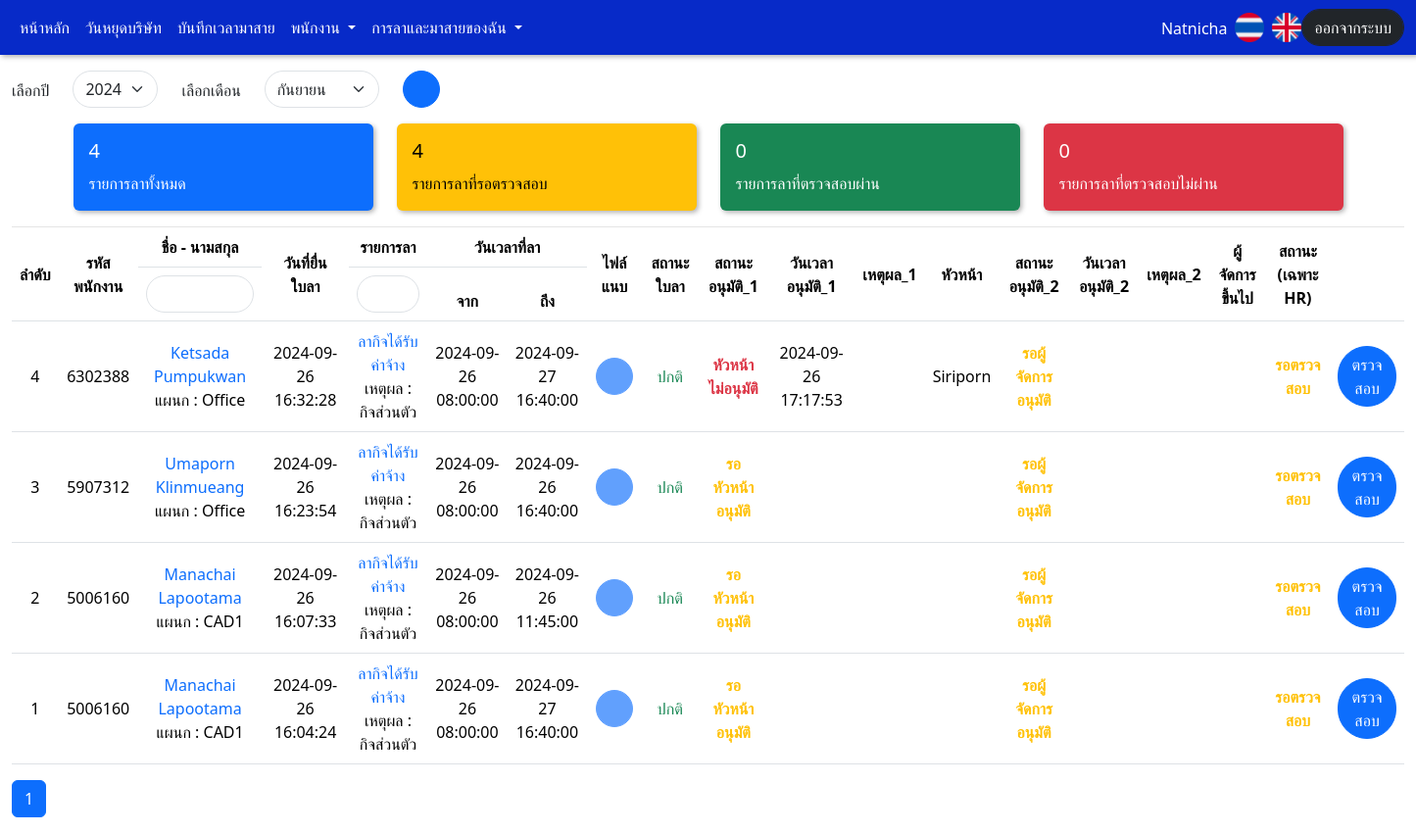
Page /admin/admin_dashboard.php (signed in) on the earlier database version.
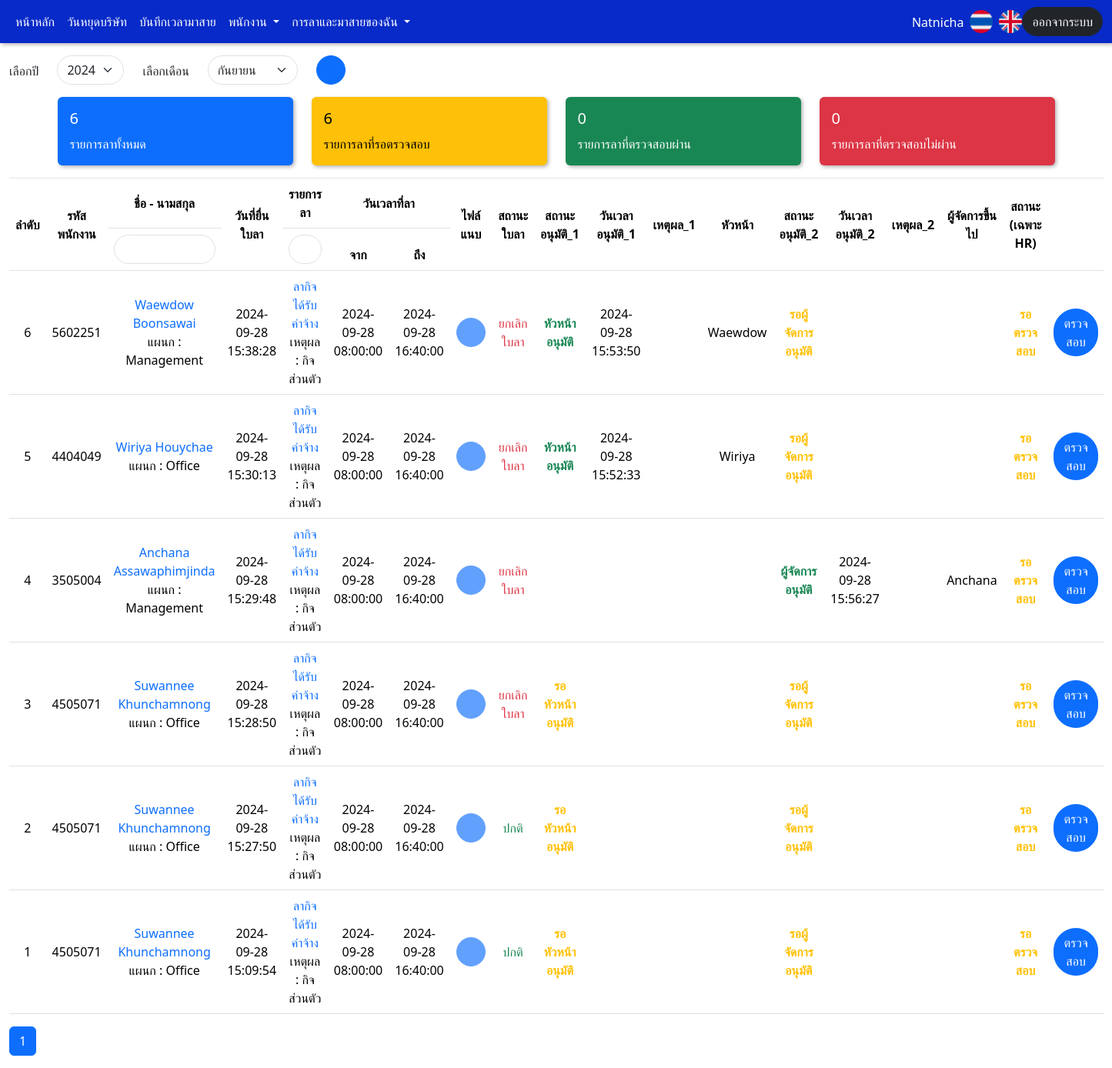
Same page on the later database version.
### tables this page shows
CREATE TABLE `session` (
  `s_id` int(11) NOT NULL,
  `s_usercode` varchar(10) DEFAULT NULL,
  `s_username` varchar(10) DEFAULT NULL,
  `s_password` varchar(10) DEFAULT NULL,
  `s_name` varchar(255) DEFAULT NULL,
  `s_department` varchar(15) DEFAULT NULL,
  `s_level` varchar(10) DEFAULT NULL,
  `s_workplace` varchar(10) DEFAULT NULL,
  `s_status` varchar(2) DEFAULT NULL,
  `s_log_status` varchar(2) DEFAULT NULL,
  `s_login_datetime` datetime DEFAULT NULL,
  `s_logout_datetime` datetime DEFAULT NULL
);

CREATE TABLE `employees` (
  `e_id` int(11) NOT NULL,
  `e_usercode` varchar(10) DEFAULT NULL,
  `e_username` varchar(10) DEFAULT NULL,
  `e_password` varchar(10) DEFAULT NULL,
  `e_name` varchar(255) DEFAULT NULL,
  `e_department` varchar(15) DEFAULT NULL,
  `e_sub_department` varchar(15) DEFAULT NULL,
  `e_sub_department2` varchar(15) DEFAULT NULL,
  `e_sub_department3` varchar(15) DEFAULT NULL,
  `e_sub_department4` varchar(15) DEFAULT NULL,
  `e_sub_department5` varchar(15) DEFAULT NULL,
  `e_work_start_date` date DEFAULT NULL,
  `e_yearexp` varchar(5) DEFAULT NULL,
  `e_level` varchar(15) DEFAULT NULL,
  `e_workplace` varchar(10) DEFAULT NULL,
  `e_remark` varchar(50) DEFAULT NULL,
  `e_email` varchar(50) DEFAULT NULL,
  `e_phone` varchar(12) DEFAULT NULL,
  `e_status` varchar(2) DEFAULT NULL,
  `e_token` varchar(255) DEFAULT NULL,
  `e_leave_personal` varchar(5) DEFAULT NULL,
  `e_leave_personal_no` varchar(5) DEFAULT NULL,
  `e_leave_sick` varchar(5) DEFAULT NULL,
  `e_leave_sick_work` varchar(5) DEFAULT NULL,
  `e_leave_annual` varchar(5) DEFAULT NULL,
  `e_stop_work` varchar(5) DEFAULT NULL,
  `e_late` varchar(5) DEFAULT NULL,
  `e_other` varchar(5) DEFAULT NULL,
  `e_add_datetime` datetime DEFAULT NULL,
  `e_add_name` varchar(10) DEFAULT NULL,
  `e_upd_datetime` datetime DEFAULT NULL,
  `e_upd_name` varchar(10) DEFAULT NULL
);

CREATE TABLE `leave_list` (
  `l_list_id` int(11) NOT NULL,
  `l_usercode` varchar(10) DEFAULT NULL COMMENT 'รหัสพนักงาน',
  `l_username` varchar(10) DEFAULT NULL COMMENT 'ชื่อผู้ใช้',
  `l_name` varchar(255) DEFAULT NULL COMMENT 'ชื่อพนักงาน',
  `l_department` varchar(15) DEFAULT NULL COMMENT 'แผนก',
  `l_level` varchar(15) DEFAULT NULL COMMENT 'ระดับเช่น พนักงานทั่วไป / หัวหน้า / ผจก / แอดมิน',
  `l_workplace` varchar(10) DEFAULT NULL,
  `l_phone` varchar(11) DEFAULT NULL COMMENT 'เบอร์โทรศัพท์',
  `l_leave_id` int(11) DEFAULT NULL COMMENT 'ID ของประเภทการลา อิงจาก Table leave_type',
  `l_leave_reason` varchar(255) DEFAULT NULL COMMENT 'เหตุผลการลา',
  `l_leave_start_date` date DEFAULT NULL COMMENT 'วันที่ลา (เริ่มต้น)',
  `l_leave_start_time` time DEFAULT NULL COMMENT 'เวลาที่ลา (เริ่มต้น)',
  `l_leave_end_date` date DEFAULT NULL COMMENT 'วันที่ลา (สิ้นสุด)',
  `l_leave_end_time` time DEFAULT NULL COMMENT 'เวลาที่ลา (สิ้นสุด)',
  `l_leave_status` varchar(2) DEFAULT NULL COMMENT 'สถานะใบลา',
  `l_create_datetime` datetime DEFAULT NULL COMMENT 'วันเวลาที่ยื่นใบลา',
  `l_cancel_datetime` datetime DEFAULT NULL COMMENT 'วันเวลาที่ยกเลิกใบลา',
  `l_late_datetime` datetime DEFAULT NULL,
  `l_file` varchar(255) DEFAULT NULL COMMENT 'ไฟล์แนบ ',
  `l_remark` varchar(255) DEFAULT NULL COMMENT 'หมายเหตุ',
  `l_approve_status` varchar(10) DEFAULT NULL COMMENT 'สถานะอนุมัติของหัวหน้า\n0 = รอหัวหน้าอนุมัติ\n2 = หัวหน้าอนุมัติ\n3 = หัวหน้าไม่อนุมัติ',
  `l_approve_name` varchar(10) DEFAULT NULL COMMENT 'ชื่อหัวหน้า (ใช้ชื่อ Username)',
  `l_approve_datetime` datetime DEFAULT NULL COMMENT 'วันเวลาที่อนุมัติ',
  `l_reason` varchar(255) DEFAULT NULL COMMENT 'เหตุผลอนุมัติ',
  `l_approve_status2` varchar(10) DEFAULT NULL COMMENT 'สถานะอนุมัติของ ผจก\n1 = รอ ผจก อนุมัติ\n4 = ผจก อนุมัติ\n5 = ผจก ไม่อนุมัติ',
  `l_approve_name2` varchar(10) DEFAULT NULL COMMENT 'ชื่อ ผจก  (ใช้ชื่อ Username)',
  `l_approve_datetime2` datetime DEFAULT NULL COMMENT 'วันเวลาที่อนุมัติ',
  `l_reason2` varchar(255) DEFAULT NULL COMMENT 'เหตุผลอนุมัติ',
  `l_hr_status` varchar(2) DEFAULT NULL COMMENT 'สถานะตรวจสอบของ HR\n0 = รอตรวจสอบ\n1 = ผ่าน\n2 = ไม่ผ่าน',
  `l_hr_name` varchar(10) DEFAULT NULL COMMENT 'ชื่อ HR (ใช้ชื่อ Username)',
  `l_hr_datetime` datetime DEFAULT NULL COMMENT 'วันเวลาที่ตรวจสอบ',
  `l_hr_reason` varchar(255) DEFAULT NULL,
  `l_hr_create_name` varchar(10) DEFAULT NULL COMMENT 'ชื่อ HR ที่สร้างรายการ (ใช้ชื่อ Username)',
  `l_hr_create_datetime` datetime DEFAULT NULL COMMENT 'วันเวลาที่สร้างรายการ (รายการมาสาย)',
  `l_hr_cancel_name` varchar(10) DEFAULT NULL COMMENT 'ชื่อ HR ที่ยกเลิกรายการ (ใช้ชื่อ Username)',
  `l_hr_cancel_datetime` datetime DEFAULT NULL COMMENT 'วันเวลาที่ยกเลิกใบลา'
);

### admin/admin_dashboard.php (the view, shortened to what the rows shown need)
<?php
include '../connect.php';
?>
<!DOCTYPE html>
<html lang="en">
<head>
    <link href="../css/bootstrap.min.css" rel="stylesheet">
    <link href="../css/style.css" rel="stylesheet">
    <link rel="stylesheet" href="../css/jquery-ui.css">
    <link rel="stylesheet" href="../css/flatpickr.min.css">
</head>
<body>
    <?php require 'admin_navbar.php'?>
                <?php
$selectedMonth = date('m');
?>
    <div class="container-fluid">
        <table class="table table-hover" style="border-top: 1px solid rgba(0, 0, 0, 0.1);" id="leaveTable">
            <thead>
                <tr class="text-center align-middle">
                    <th rowspan="2">ลำดับ</th>
                    <th rowspan="2">รหัสพนักงาน</th>
                    <th rowspan="1">ชื่อ - นามสกุล</th>
                    <th rowspan="2">วันที่ยื่นใบลา</th>
                    <th rowspan="1">รายการลา</th>
                    <th colspan="2" class="text-center">วันเวลาที่ลา</th>
                    <th rowspan="2">ไฟล์แนบ</th>
                    <th rowspan="2">สถานะใบลา</th>
                    <th rowspan="2">สถานะอนุมัติ_1</th>
                    <th rowspan="2">วันเวลาอนุมัติ_1</th>
                    <th rowspan="2">เหตุผล_1</th>
                    <th rowspan="2">หัวหน้า</th>
                    <th rowspan="2">สถานะอนุมัติ_2</th>
                    <th rowspan="2">วันเวลาอนุมัติ_2</th>
                    <th rowspan="2">เหตุผล_2</th>
                    <th rowspan="2">ผู้จัดการขึ้นไป</th>
                    <th rowspan="2">สถานะ (เฉพาะ HR)</th>
                    <th rowspan="2"></th>
                </tr>
                <tr class="text-center">
                    <th><input type="text" class="form-control" id="codeSearch"></th>
                    <th><input type="text" class="form-control" id="nameSearch"></th>
                    <th>จาก</th>
                    <th>ถึง</th>
                </tr>
            </thead>
            <tbody class="text-center">
                <?php
$itemsPerPage = 10;
if (!isset($_GET['page'])) {
    $currentPage = 1;
} else {
    $currentPage = $_GET['page'];
}
$sql = "SELECT * FROM leave_list WHERE Month(l_create_datetime) = '$selectedMonth' AND l_leave_id <> 6 AND l_leave_id <> 7 ORDER BY l_create_datetime DESC ";
$result = $conn->query($sql);
$totalRows = $result->rowCount();
$offset = ($currentPage - 1) * $itemsPerPage;
$sql .= " LIMIT $itemsPerPage OFFSET $offset";
$result = $conn->query($sql);
$rowNumber = $totalRows - ($currentPage - 1) * $itemsPerPage;
if ($result->rowCount() > 0) {
    while ($row = $result->fetch(PDO::FETCH_ASSOC)) {
        echo '<tr class="align-middle">';
        echo '<td>' . $rowNumber . '</td>';
        echo '<td>' . $row['l_usercode'] . '</td>';
        echo '<td>' . '<span class="text-primary">' . $row['l_name'] . '</span>' . '<br>' . 'แผนก : ' . $row['l_department'] . '</td>';
        echo '<td>' . $row['l_create_datetime'] . '</td>';
        echo '<td>';
        if ($row['l_leave_id'] == 1) {
            echo '<span class="text-primary">' . 'ลากิจได้รับค่าจ้าง' . '</span>' . '<br>' . 'เหตุผล : ' . $row['l_leave_reason'];
        } elseif ($row['l_leave_id'] == 2) {
            echo '<span class="text-primary">' . 'ลากิจไม่ได้รับค่าจ้าง' . '</span>' . '<br>' . 'เหตุผล : ' . $row['l_leave_reason'];
        } elseif ($row['l_leave_id'] == 3) {
            echo '<span class="text-primary">' . 'ลาป่วย' . '</span>' . '<br>' . 'เหตุผล : ' . $row['l_leave_reason'];
        } elseif ($row['l_leave_id'] == 4) {
            echo '<span class="text-primary">' . 'ลาป่วยจากงาน' . '</span>' . '<br>' . 'เหตุผล : ' . $row['l_leave_reason'];
        } elseif ($row['l_leave_id'] == 5) {
            echo '<span class="text-primary">' . 'ลาพักร้อน' . '</span>' . '<br>' . 'เหตุผล : ' . $row['l_leave_reason'];
        } elseif ($row['l_leave_id'] == 6) {
            echo '<span class="text-primary">' . 'ขาดงาน' . '</span>' . '<br>' . 'เหตุผล : ' . $row['l_leave_reason'];
        } elseif ($row['l_leave_id'] == 7) {
            echo '<span class="text-primary">' . 'มาสาย' . '</span>' . '<br>' . 'เหตุผล : ' . $row['l_leave_reason'];
        } elseif ($row['l_leave_id'] == 8) {
            echo '<span class="text-primary">' . 'อื่น ๆ' . '</span>' . '<br>' . 'เหตุผล : ' . $row['l_leave_reason'];
        } else {
            echo 'ไม่พบประเภทการลาและเหตุผลการลา';
        }
        echo '</td>';
        echo '<td>' . $row['l_leave_start_date'] . '<br> ' . $row['l_leave_start_time'] . '</td>';
        echo '<td>' . $row['l_leave_end_date'] . '<br> ' . $row['l_leave_end_time'] . '</td>';
        if (!empty($row['l_file'])) {
            echo '<td><button id="imgBtn" class="btn btn-primary" onclick="window.open(\'../upload/' . $row['l_file'] . '\', \'_blank\')"><i class="fa-solid fa-file"></i></button></td>';
        } else {
            echo '<td><button id="imgNoBtn" class="btn btn-primary" disabled><i class="fa-solid fa-file-excel"></i></button></td>';
        }
        echo '<td>';
        if ($row['l_leave_status'] == 0) {
            echo '<span class="text-success">ปกติ</span>';
        } else {
            echo '<span class="text-danger">ยกเลิกใบลา</span>';
        }
        echo '</td>';
        echo '<td>';
        if ($row['l_approve_status'] == 0) {
            echo '<div class="text-warning"><b>รอหัวหน้าอนุมัติ</b></div>';
        }
        elseif ($row['l_approve_status'] == 1) {
            echo '<div class="text-success"><b>รอผู้จัดการอนุมัติ</b></div>';
        }
        elseif ($row['l_approve_status'] == 2) {
            echo '<div class="text-success"><b>หัวหน้าอนุมัติ</b></div>';
        }
        elseif ($row['l_approve_status'] == 3) {
            echo '<div class="text-danger"><b>หัวหน้าไม่อนุมัติ</b></div>';
        }
        elseif ($row['l_approve_status'] == 4) {
            echo '<div class="text-danger"><b>ผู้จัดการอนุมัติ</b></div>';
        }
        elseif ($row['l_approve_status'] == 5) {
            echo '<div class="text-danger"><b>ผู้จัดการไม่อนุมัติ</b></div>';
        }
        elseif ($row['l_approve_status'] == 6) {
            echo '';
        }
        else {
            echo 'ไม่พบสถานะ';
        }
        echo '</td>';
        echo '<td>' . $row['l_approve_datetime'] . '</td>';
        echo '<td>' . $row['l_reason'] . '</td>';
        echo '<td>' . $row['l_approve_name'] . '</td>';
        echo '<td>';
        if ($row['l_approve_status2'] == 0) {
            echo '<div class="text-warning"><b>รอหัวหน้าอนุมัติ</b></div>';
        }
        elseif ($row['l_approve_status2'] == 1) {
            echo '<div class="text-warning"><b>รอผู้จัดการอนุมัติ</b></div>';
        }
        elseif ($row['l_approve_status2'] == 2) {
            echo '<div class="text-success"><b>หัวหน้าอนุมัติ</b></div>';
        }
        elseif ($row['l_approve_status2'] == 3) {
            echo '<div class="text-danger"><b>หัวหน้าไม่อนุมัติ</b></div>';
        }
        elseif ($row['l_approve_status2'] == 4) {
            echo '<div class="text-success"><b>ผู้จัดการอนุมัติ</b></div>';
        }
        elseif ($row['l_approve_status2'] == 5) {
            echo '<div class="text-danger"><b>ผู้จัดการไม่อนุมัติ</b></div>';
        }
        else {
            echo 'ไม่พบสถานะ';
        }
        echo '</td>';
        echo '<td>' . $row['l_approve_datetime2'] . '</td>';
        echo '<td>' . $row['l_reason2'] . '</td>';
        echo '<td>' . $row['l_approve_name2'] . '</td>';
        echo '<td >';
        if ($row['l_hr_status'] == 0) {
            echo '<div class="text-warning"><b>รอตรวจสอบ</b></div>';
        } elseif ($row['l_hr_status'] == 1) {
            echo '<div class="text-success"><b>ผ่าน</b></div>';
        } elseif ($row['l_hr_status'] == 2) {
            echo '<div class="text-danger"><b>ไม่ผ่าน</b></div>';
        } else {
            echo $row['l_hr_status'];
        }
        echo '</td>';
        if ($row['l_approve_status'] == 2 || $row['l_approve_status'] == 3) {
            echo "<td><button type='button' class='btn btn-primary leaveChk' data-bs-toggle='modal' data-bs-target='#leaveModal'>ตรวจสอบ</button></td>";
        } else {
            echo "<td><button type='button' class='btn btn-primary leaveChk' data-bs-toggle='modal' data-bs-target='#leaveModal'>ตรวจสอบ</button></td>";
        }
        echo '</tr>';
        $rowNumber--;
    }
} else {
    echo '<tr><td colspan="18" style="text-align: left; color:red;">ไม่พบข้อมูล</td></tr>';
}
?>
            </tbody>
        </table>
    </div>
</body>
</html>

### admin/admin_navbar.php (shortened to what the rows shown need)
<?php
include '../connect.php';
if (isset($_SESSION['s_usercode'])) {
    $userCode = $_SESSION['s_usercode'];
    $sql = "SELECT * FROM session
            JOIN employees ON session.s_usercode = employees.e_usercode
            WHERE session.s_usercode = :userCode";
    $stmt = $conn->prepare($sql);
    $stmt->bindParam(':userCode', $userCode, PDO::PARAM_STR);
    $stmt->execute();
    $userName = "";
    if ($stmt->rowCount() > 0) {
        $row = $stmt->fetch(PDO::FETCH_ASSOC);
        $userName = $row['e_username'];
    }
}
?>
<!DOCTYPE html>
<html lang="en">
<head>
    <link href="../css/bootstrap.min.css" rel="stylesheet">
    <link href="../css/style.css" rel="stylesheet">
    <link rel="stylesheet" href="../css/jquery-ui.css">
    <link rel="stylesheet" href="../css/flatpickr.min.css">
</head>
<body>
    <nav class="navbar navbar-expand-lg"
        style="background-color: #072ac8; box-shadow: 2px 2px 5px rgba(0, 0, 0, 0.3); border: none;">
        <div class="container-fluid">
            <div class="collapse navbar-collapse" id="navbarText">
                <form method="post">
                    <ul class="nav justify-content-end">
                        <?php if (!empty($userName)): ?>
                        <li class="nav-item">
                            <label class="mt-2 mx-2" style="color: white;"><?php echo $userName; ?></label>
                        </li>
                        <?php endif;?>
                    </ul>
                </form>
            </div>
        </div>
    </nav>
</body>
</html>

Differences in the rows shown:
removed leave_list: l_usercode "6302388", l_name "Ketsada Pumpukwan", l_department "Office", l_create_datetime "2024-09-26 16:32:28", l_leave_reason "กิจส่วนตัว", l_leave_start_date "2024-09-26", l_leave_start_time "08:00:00", l_leave_end_date "2024-09-27", l_leave_end_time "16:40:00", l_leave_status "ปกติ", l_approve_status "หัวหน้าไม่อนุมัติ", l_approve_datetime "2024-09-26 17:17:53", l_approve_name "Siriporn", l_approve_status2 "รอผู้จัดการอนุมัติ", l_hr_status "รอตรวจสอบ"
removed leave_list: l_usercode "5907312", l_name "Umaporn Klinmueang", l_department "Office", l_create_datetime "2024-09-26 16:23:54", l_leave_reason "กิจส่วนตัว", l_leave_start_date "2024-09-26", l_leave_start_time "08:00:00", l_leave_end_date "2024-09-26", l_leave_end_time "16:40:00", l_leave_status "ปกติ", l_approve_status "รอหัวหน้าอนุมัติ", l_approve_status2 "รอผู้จัดการอนุมัติ", l_hr_status "รอตรวจสอบ"
removed leave_list: l_usercode "5006160", l_name "Manachai Lapootama", l_department "CAD1", l_create_datetime "2024-09-26 16:07:33", l_leave_reason "กิจส่วนตัว", l_leave_start_date "2024-09-26", l_leave_start_time "08:00:00", l_leave_end_date "2024-09-26", l_leave_end_time "11:45:00", l_leave_status "ปกติ", l_approve_status "รอหัวหน้าอนุมัติ", l_approve_status2 "รอผู้จัดการอนุมัติ", l_hr_status "รอตรวจสอบ"
removed leave_list: l_usercode "5006160", l_name "Manachai Lapootama", l_department "CAD1", l_create_datetime "2024-09-26 16:04:24", l_leave_reason "กิจส่วนตัว", l_leave_start_date "2024-09-26", l_leave_start_time "08:00:00", l_leave_end_date "2024-09-27", l_leave_end_time "16:40:00", l_leave_status "ปกติ", l_approve_status "รอหัวหน้าอนุมัติ", l_approve_status2 "รอผู้จัดการอนุมัติ", l_hr_status "รอตรวจสอบ"
added leave_list: l_usercode "5602251", l_name "Waewdow Boonsawai", l_department "Management", l_create_datetime "2024-09-28 15:38:28", l_leave_reason "กิจส่วนตัว", l_leave_start_date "2024-09-28", l_leave_start_time "08:00:00", l_leave_end_date "2024-09-28", l_leave_end_time "16:40:00", l_leave_status "ยกเลิกใบลา", l_approve_status "หัวหน้าอนุมัติ", l_approve_datetime "2024-09-28 15:53:50", l_approve_name "Waewdow", l_approve_status2 "รอผู้จัดการอนุมัติ", l_hr_status "รอตรวจสอบ"
added leave_list: l_usercode "4404049", l_name "Wiriya Houychae", l_department "Office", l_create_datetime "2024-09-28 15:30:13", l_leave_reason "กิจส่วนตัว", l_leave_start_date "2024-09-28", l_leave_start_time "08:00:00", l_leave_end_date "2024-09-28", l_leave_end_time "16:40:00", l_leave_status "ยกเลิกใบลา", l_approve_status "หัวหน้าอนุมัติ", l_approve_datetime "2024-09-28 15:52:33", l_approve_name "Wiriya", l_approve_status2 "รอผู้จัดการอนุมัติ", l_hr_status "รอตรวจสอบ"
added leave_list: l_usercode "3505004", l_name "Anchana Assawaphimjinda", l_department "Management", l_create_datetime "2024-09-28 15:29:48", l_leave_reason "กิจส่วนตัว", l_leave_start_date "2024-09-28", l_leave_start_time "08:00:00", l_leave_end_date "2024-09-28", l_leave_end_time "16:40:00", l_leave_status "ยกเลิกใบลา", l_approve_status2 "ผู้จัดการอนุมัติ", l_approve_datetime2 "2024-09-28 15:56:27", l_approve_name2 "Anchana", l_hr_status "รอตรวจสอบ", l_approve_status "ตรวจสอบ"
added leave_list: l_usercode "4505071", l_name "Suwannee Khunchamnong", l_department "Office", l_create_datetime "2024-09-28 15:28:50", l_leave_reason "กิจส่วนตัว", l_leave_start_date "2024-09-28", l_leave_start_time "08:00:00", l_leave_end_date "2024-09-28", l_leave_end_time "16:40:00", l_leave_status "ยกเลิกใบลา", l_approve_status "รอหัวหน้าอนุมัติ", l_approve_status2 "รอผู้จัดการอนุมัติ", l_hr_status "รอตรวจสอบ"
added leave_list: l_usercode "4505071", l_name "Suwannee Khunchamnong", l_department "Office", l_create_datetime "2024-09-28 15:27:50", l_leave_reason "กิจส่วนตัว", l_leave_start_date "2024-09-28", l_leave_start_time "08:00:00", l_leave_end_date "2024-09-28", l_leave_end_time "16:40:00", l_leave_status "ปกติ", l_approve_status "รอหัวหน้าอนุมัติ", l_approve_status2 "รอผู้จัดการอนุมัติ", l_hr_status "รอตรวจสอบ"
added leave_list: l_usercode "4505071", l_name "Suwannee Khunchamnong", l_department "Office", l_create_datetime "2024-09-28 15:09:54", l_leave_reason "กิจส่วนตัว", l_leave_start_date "2024-09-28", l_leave_start_time "08:00:00", l_leave_end_date "2024-09-28", l_leave_end_time "16:40:00", l_leave_status "ปกติ", l_approve_status "รอหัวหน้าอนุมัติ", l_approve_status2 "รอผู้จัดการอนุมัติ", l_hr_status "รอตรวจสอบ"
Other differences:
$totalLeaveItems: "4" → "6"
